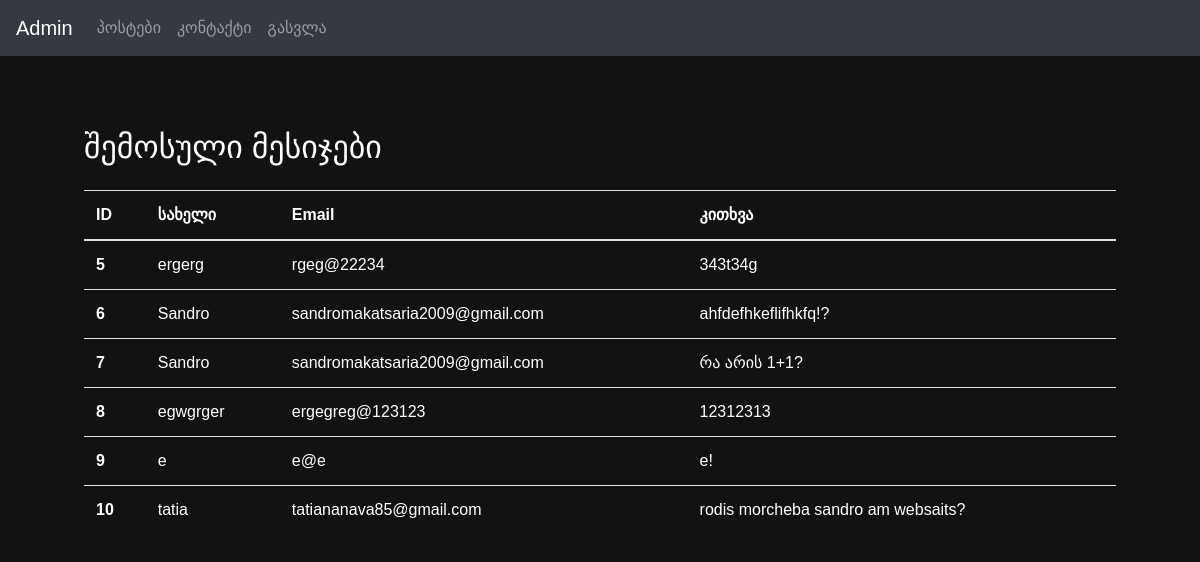
/admin/admin_contacts, run on the app's committed database.
### tables this page shows
CREATE TABLE contacts (
                id INTEGER PRIMARY KEY AUTOINCREMENT,
                name TEXT NOT NULL,
                email TEXT NOT NULL,
                question TEXT NOT NULL
            );

### app_main.py (the view)
@app.route('/admin/admin_contacts')
def admin_contacts():
    conn = sqlite3.connect('fitnessproject.db')
    c = conn.cursor()
    c.execute('SELECT * FROM contacts')
    rows = c.fetchall()
    conn.close()
    questions = []
    for row in rows:
        questions.append({'id': row[0], 'name': row[1], 'email': row[2], 'question': row[3]})
    print(questions)
    return render_template('admin_contacts.html', questions=questions)

### templates/admin_contacts.html (shortened to what this page needs)
<!doctype html>
<html lang="en">
<head>
    <link rel="stylesheet" href="https://cdn.jsdelivr.net/npm/bootstrap@4.4.1/dist/css/bootstrap.min.css"
>
</head>
<body style="background-color: #121212;">
{%include 'admin_header.html'%}
<br>
<br>
<h2 class="main-box" style="color: white;">შემოსული მესიჯები</h2>
<table class="table main-box">
    <thead>
    <tr>
        <th scope="col" class="white-text">ID</th>
        <th scope="col" class="white-text">სახელი</th>
        <th scope="col" class="white-text">Email</th>
        <th scope="col" class="white-text">კითხვა</th>
    </tr>
    </thead>
    <tbody>
    {%for question in questions %}
    <tr>
        <th scope="row" class="white-text">{{question['id']}}</th>
        <td class="white-text">{{question['name']}}</td>
        <td class="white-text">{{question['email']}}</td>
        <td class="white-text">{{question['question']}}</td>
    </tr>
    {% endfor %}
    </tbody>
</table>
</body>
</html>

### templates/admin_contacts.html (style rules this page uses)
body { font-family: "ALK Sanet", sans-serif; }
.main-box { width: 86%; margin-left: 7%; margin-top: 2%; }
.white-text { color: white; }

### data on the page
contacts: id "5", name "ergerg", email "rgeg@22234", question "343t34g"
contacts: id "6", name "Sandro", email "sandromakatsaria2009@gmail.com", question "ahfdefhkeflifhkfq!?"
contacts: id "7", name "Sandro", email "sandromakatsaria2009@gmail.com", question "რა არის 1+1?"
contacts: id "8", name "egwgrger", email "ergegreg@123123", question "12312313"
contacts: id "9", name "e", email "e@e", question "e!"
contacts: id "10", name "tatia", email "tatiananava85@gmail.com", question "rodis morcheba sandro am websaits?"
